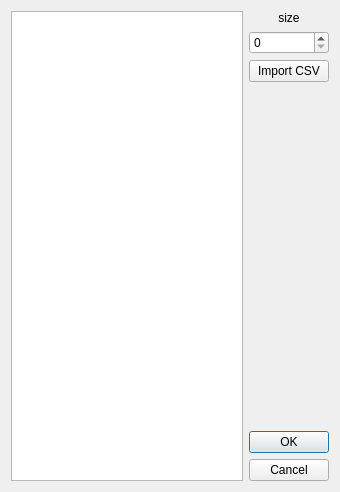
<?xml version="1.0" encoding="UTF-8"?>
<ui version="4.0">
 <class>valueListDialog</class>
 <widget class="QDialog" name="valueListDialog">
  <property name="windowModality">
   <enum>Qt::ApplicationModal</enum>
  </property>
  <property name="geometry">
   <rect>
    <x>0</x>
    <y>0</y>
    <width>340</width>
    <height>492</height>
   </rect>
  </property>
  <property name="sizePolicy">
   <sizepolicy hsizetype="Fixed" vsizetype="Expanding">
    <horstretch>0</horstretch>
    <verstretch>0</verstretch>
   </sizepolicy>
  </property>
  <property name="minimumSize">
   <size>
    <width>340</width>
    <height>490</height>
   </size>
  </property>
  <property name="maximumSize">
   <size>
    <width>340</width>
    <height>16777215</height>
   </size>
  </property>
  <property name="windowTitle">
   <string>Edit values</string>
  </property>
  <property name="modal">
   <bool>true</bool>
  </property>
  <layout class="QGridLayout" name="gridLayout">
   <item row="0" column="0" rowspan="5">
    <widget class="QTableView" name="tableView"/>
   </item>
   <item row="0" column="1">
    <widget class="QLabel" name="label">
     <property name="sizePolicy">
      <sizepolicy hsizetype="Preferred" vsizetype="Fixed">
       <horstretch>0</horstretch>
       <verstretch>0</verstretch>
      </sizepolicy>
     </property>
     <property name="text">
      <string>size</string>
     </property>
     <property name="alignment">
      <set>Qt::AlignCenter</set>
     </property>
    </widget>
   </item>
   <item row="1" column="1">
    <widget class="QSpinBox" name="spinBox"/>
   </item>
   <item row="4" column="1">
    <widget class="QDialogButtonBox" name="buttonBox">
     <property name="sizePolicy">
      <sizepolicy hsizetype="Fixed" vsizetype="Fixed">
       <horstretch>0</horstretch>
       <verstretch>0</verstretch>
      </sizepolicy>
     </property>
     <property name="orientation">
      <enum>Qt::Vertical</enum>
     </property>
     <property name="standardButtons">
      <set>QDialogButtonBox::Cancel|QDialogButtonBox::Ok</set>
     </property>
    </widget>
   </item>
   <item row="3" column="1">
    <spacer name="verticalSpacer">
     <property name="orientation">
      <enum>Qt::Vertical</enum>
     </property>
     <property name="sizeHint" stdset="0">
      <size>
       <width>20</width>
       <height>40</height>
      </size>
     </property>
    </spacer>
   </item>
   <item row="2" column="1">
    <widget class="QPushButton" name="import_csv">
     <property name="text">
      <string>Import CSV</string>
     </property>
    </widget>
   </item>
  </layout>
 </widget>
 <resources/>
 <connections>
  <connection>
   <sender>buttonBox</sender>
   <signal>accepted()</signal>
   <receiver>valueListDialog</receiver>
   <slot>accept()</slot>
   <hints>
    <hint type="sourcelabel">
     <x>248</x>
     <y>254</y>
    </hint>
    <hint type="destinationlabel">
     <x>157</x>
     <y>274</y>
    </hint>
   </hints>
  </connection>
  <connection>
   <sender>buttonBox</sender>
   <signal>rejected()</signal>
   <receiver>valueListDialog</receiver>
   <slot>reject()</slot>
   <hints>
    <hint type="sourcelabel">
     <x>316</x>
     <y>260</y>
    </hint>
    <hint type="destinationlabel">
     <x>286</x>
     <y>274</y>
    </hint>
   </hints>
  </connection>
 </connections>
</ui>
